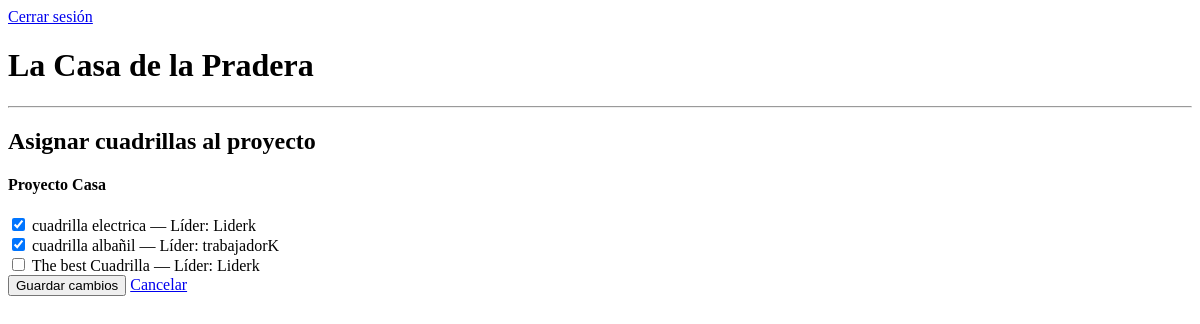
Page /proyectos/1/asignar-cuadrillas/ (signed in) on the earlier database version.
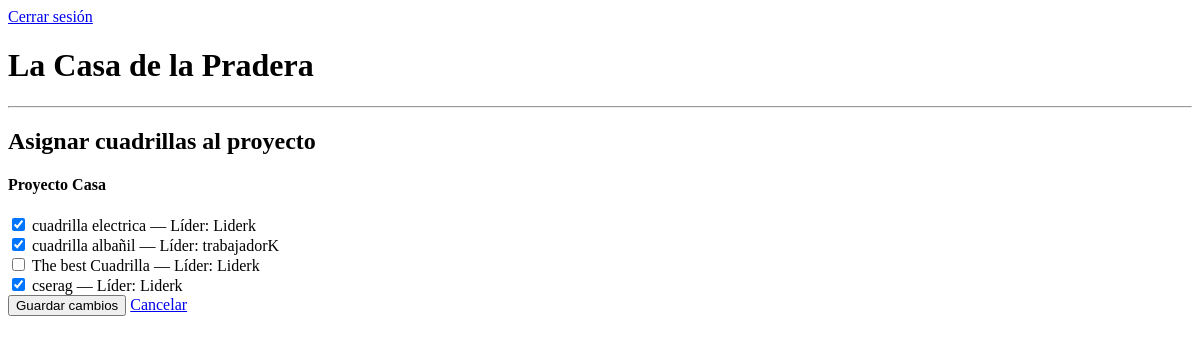
Same page on the later database version.
### personal/models.py (models this page shows, shortened)
class Cuadrilla(models.Model):
    nombre = models.CharField(max_length=100)
    proyecto = models.ForeignKey(Proyecto, on_delete=models.CASCADE, related_name='cuadrillas')
    lider = models.ForeignKey(User, on_delete=models.SET_NULL, null=True, blank=True, related_name='cuadrillas_lideradas')

### proyectos/views.py (the view, shortened to what this page needs)
# urls.py: path('<int:proyecto_id>/asignar-cuadrillas/', views.asignar_cuadrillas, name='asignar_cuadrillas'),
@login_required
@user_passes_test(es_jefe)
def asignar_cuadrillas(request, proyecto_id):
    proyecto = Proyecto.objects.get(id=proyecto_id, jefe=request.user)
    cuadrillas_disponibles = Cuadrilla.objects.all()
    cuadrillas_asignadas = Cuadrilla.objects.filter(proyecto=proyecto).values_list('id', flat=True)
    return render(request, 'asignar_cuadrillas.html', {
        'proyecto': proyecto,
        'cuadrillas_disponibles': cuadrillas_disponibles,
        'cuadrillas_asignadas': cuadrillas_asignadas
    })

### proyectos/views.py (called while the page is built)
def es_jefe(user):
    return user.groups.filter(name='JefeProyecto').exists()

### proyectos/templates/asignar_cuadrillas.html (shortened to what this page needs)
{% extends 'base.html' %}
{% block content %}
<h2>Asignar cuadrillas al proyecto</h2>
<h4>{{ proyecto.nombre }}</h4>
<form method="POST">
    <div class="form-group mt-3">
        {% for c in cuadrillas_disponibles %}
        <div class="form-check">
            <input
                class="form-check-input"
                type="checkbox"
                name="cuadrillas"
                value="{{ c.id }}"
                id="cuadrilla_{{ c.id }}"
                {% if c.id in cuadrillas_asignadas %}checked{% endif %}>
            <label class="form-check-label" for="cuadrilla_{{ c.id }}">
                {{ c.nombre }} — Líder: {{ c.lider.username|default:"(sin líder)" }}
            </label>
        </div>
        {% endfor %}
    </div>
    <button type="submit" class="btn btn-success mt-3">Guardar cambios</button>
    <a href="{% url 'proyectos:panel' %}" class="btn btn-secondary mt-3">Cancelar</a>
</form>
{% endblock %}

Differences in the rows shown:
added Cuadrilla: cuadrillas "☑", nombre "cserag", lider.username "Liderk"
